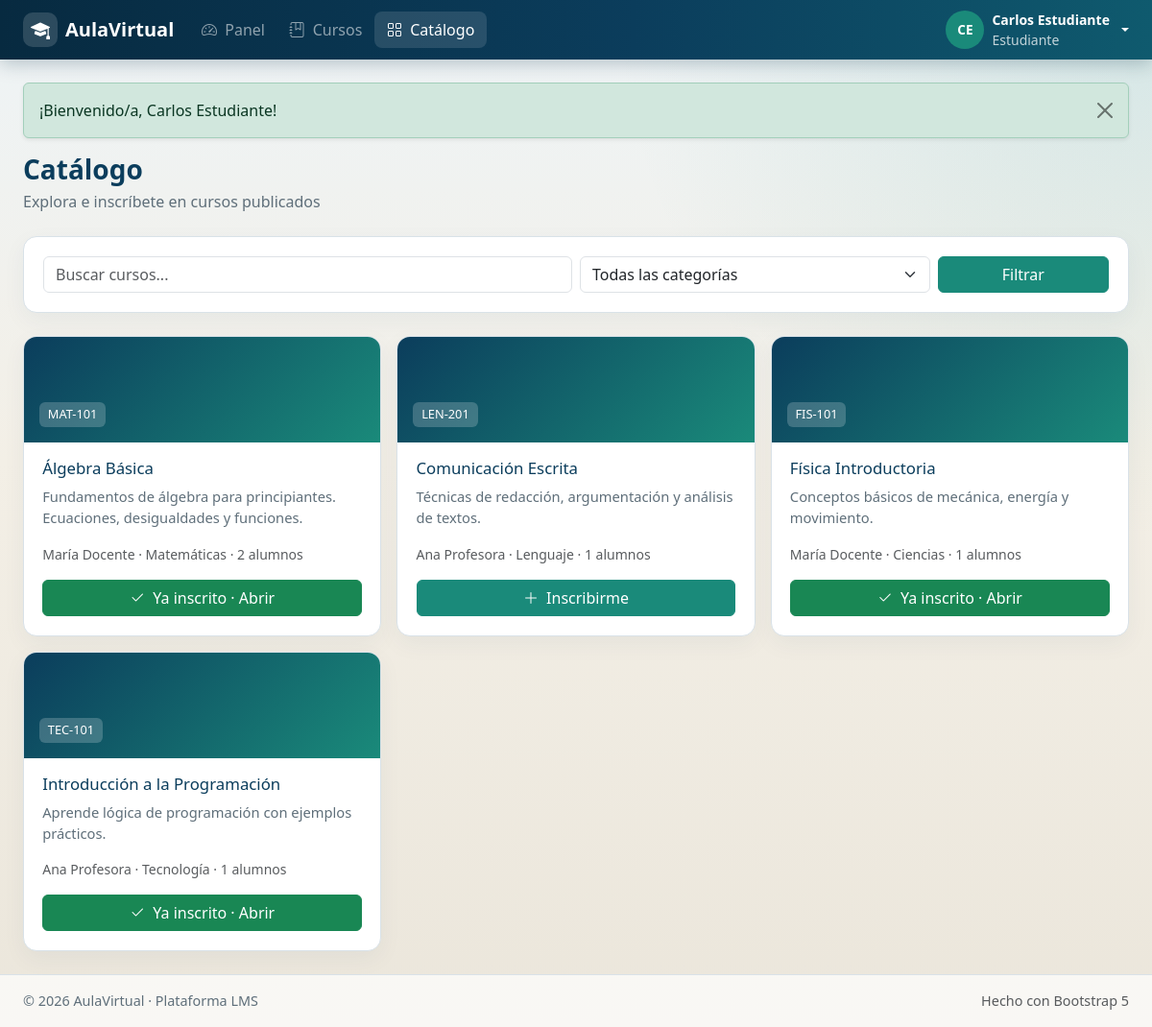
/catalogo.php (signed in), run on the app's committed database.
### tables this page shows
CREATE TABLE courses (
    id INT AUTO_INCREMENT PRIMARY KEY,
    category_id INT DEFAULT NULL,
    teacher_id INT NOT NULL,
    title VARCHAR(200) NOT NULL,
    code VARCHAR(30) NOT NULL UNIQUE,
    description TEXT DEFAULT NULL,
    image VARCHAR(255) DEFAULT NULL,
    status ENUM('draft','published','archived') NOT NULL DEFAULT 'draft',
    created_at TIMESTAMP DEFAULT CURRENT_TIMESTAMP,
    FOREIGN KEY (category_id) REFERENCES categories(id) ON DELETE SET NULL,
    FOREIGN KEY (teacher_id) REFERENCES users(id) ON DELETE CASCADE
);

CREATE TABLE users (
    id INT AUTO_INCREMENT PRIMARY KEY,
    name VARCHAR(120) NOT NULL,
    email VARCHAR(150) NOT NULL UNIQUE,
    password VARCHAR(255) NOT NULL,
    role ENUM('admin','teacher','student') NOT NULL DEFAULT 'student',
    avatar VARCHAR(255) DEFAULT NULL,
    bio TEXT DEFAULT NULL,
    status TINYINT(1) NOT NULL DEFAULT 1,
    created_at TIMESTAMP DEFAULT CURRENT_TIMESTAMP
);

CREATE TABLE categories (
    id INT AUTO_INCREMENT PRIMARY KEY,
    name VARCHAR(100) NOT NULL,
    description TEXT DEFAULT NULL,
    created_at TIMESTAMP DEFAULT CURRENT_TIMESTAMP
);

### includes/funciones.php (called while the page is built, shortened)
<?php
require_once __DIR__ . '/../config/base_datos.php';
function escapar(?string $valor): string
{
    return htmlspecialchars($valor ?? '', ENT_QUOTES, 'UTF-8');
}

### config/base_datos.php (called while the page is built, shortened)
<?php
class BaseDatos
{
    private static ?PDO $instancia = null;
    public static function obtenerConexion(): PDO
    {
        if (self::$instancia === null) {
            $dsn = 'mysql:host=' . BD_HOST . ';dbname=' . BD_NOMBRE . ';charset=' . BD_CHARSET;
            self::$instancia = new PDO($dsn, BD_USUARIO, BD_CLAVE, [
                PDO::ATTR_ERRMODE => PDO::ERRMODE_EXCEPTION,
                PDO::ATTR_DEFAULT_FETCH_MODE => PDO::FETCH_ASSOC,
                PDO::ATTR_EMULATE_PREPARES => false,
            ]);
        }
        return self::$instancia;
    }
}
function bd(): PDO
{
    return BaseDatos::obtenerConexion();
}

### catalogo.php (the view, shortened to what this page needs)
<?php
require_once __DIR__ . '/includes/funciones.php';
$usuario = usuario_actual();
$sql = 'SELECT c.*, u.name AS teacher_name, cat.name AS category_name,
               (SELECT COUNT(*) FROM enrollments e WHERE e.course_id = c.id) AS students,
               EXISTS(SELECT 1 FROM enrollments e WHERE e.course_id = c.id AND e.student_id = ? AND e.status = "active") AS enrolled
        FROM courses c
        JOIN users u ON u.id = c.teacher_id
        LEFT JOIN categories cat ON cat.id = c.category_id
        WHERE c.status = "published"';
$params = [$usuario['id']];
if ($q !== '') {
    $sql .= ' AND (c.title LIKE ? OR c.description LIKE ? OR c.code LIKE ?)';
    $like = '%' . $q . '%';
    array_push($params, $like, $like, $like);
}
$sql .= ' ORDER BY c.title';
$stmt = bd()->prepare($sql);
$stmt->execute($params);
$cursos = $stmt->fetchAll();
require_once __DIR__ . '/includes/encabezado.php';
?>
<div class="page-header">
    <div>
        <h1>Catálogo</h1>
        <p class="subtitle">Explora e inscríbete en cursos publicados</p>
    </div>
</div>
<div class="panel mb-4">
    <div class="panel-body">
        <form class="row g-2" method="get">
            <div class="col-md-6">
                <input type="text" name="buscar" class="form-control" value="<?= escapar($q) ?>" placeholder="Buscar cursos...">
            </div>
            <div class="col-md-4">
                <select name="categoria" class="form-select">
                    <option value="0">Todas las categorías</option>
                </select>
            </div>
            <div class="col-md-2">
                <button class="btn btn-primary w-100" type="submit">Filtrar</button>
            </div>
        </form>
    </div>
</div>
<div class="row g-3">
    <?php foreach ($cursos as $curso): ?>
    <div class="col-md-6 col-xl-4">
        <div class="course-card">
            <div class="course-banner"><span class="code"><?= escapar($curso['code']) ?></span></div>
            <div class="course-body">
                <h3><?= escapar($curso['title']) ?></h3>
                <p><?= escapar(mb_strimwidth($curso['description'] ?? '', 0, 110, '…')) ?></p>
                <div class="small text-muted mb-3">
                    <?= escapar($curso['teacher_name']) ?> · <?= escapar($curso['category_name'] ?? 'General') ?> · <?= (int) $curso['students'] ?> alumnos
                </div>
                <?php if ($curso['enrolled']): ?>
                    <a href="<?= URL_APP ?>/curso.php?id=<?= (int) $curso['id'] ?>" class="btn btn-success w-100"><i class="bi bi-check2 me-1"></i> Ya inscrito · Abrir</a>
                <?php else: ?>
                    <form method="post">
                        <button type="submit" class="btn btn-primary w-100"><i class="bi bi-plus-lg me-1"></i> Inscribirme</button>
                    </form>
                <?php endif; ?>
            </div>
        </div>
    </div>
    <?php endforeach; ?>
</div>
<?php require_once __DIR__ . '/includes/pie.php'; ?>

### assets/css/style.css (style rules this page uses)
:root { --av-navy: #0b3d5c; --av-navy-dark: #072a40; --av-teal: #1a8a7a; --av-teal-light: #e6f5f2; --av-sand: #f3efe6; --av-ink: #1c2a33; --av-muted: #5f6f7a; --av-border: #d9e2e8; --av-card: #ffffff; --av-radius: 14px; }
* { box-sizing: border-box; }
body { font-family: "Segoe UI", "Trebuchet MS", Candara, sans-serif; color: var(--av-ink); background: var(--av-sand); min-height: 100vh; }
.app-body { background: radial-gradient(circle at top right, rgba(26, 138, 122, 0.12), transparent 35%), linear-gradient(180deg, #eef4f7 0%, var(--av-sand) 45%, #ebe6db 100%); }
.page-header { display: flex; flex-wrap: wrap; justify-content: space-between; align-items: flex-start; gap: 1rem; margin-bottom: 1.5rem; }
.page-header h1 { font-size: 1.75rem; font-weight: 700; margin: 0; color: var(--av-navy); }
.page-header .subtitle { color: var(--av-muted); margin: 0.25rem 0 0; }
.panel { background: var(--av-card); border: 1px solid var(--av-border); border-radius: var(--av-radius); box-shadow: 0 8px 24px rgba(11, 61, 92, 0.05); overflow: hidden; }
.panel-body { padding: 1.25rem; }
.course-card { background: var(--av-card); border: 1px solid var(--av-border); border-radius: var(--av-radius); overflow: hidden; height: 100%; display: flex; flex-direction: column; box-shadow: 0 8px 24px rgba(11, 61, 92, 0.05); transition: transform 0.2s ease, box-shadow 0.2s ease; }
.course-card .course-banner { height: 110px; background: linear-gradient(135deg, var(--av-navy), var(--av-teal)); display: flex; align-items: flex-end; padding: 1rem; color: #fff; }
.course-card .course-banner .code { background: rgba(255,255,255,0.2); padding: 0.2rem 0.55rem; border-radius: 6px; font-size: 0.8rem; }
.course-card .course-body { padding: 1.1rem 1.2rem 1.25rem; flex: 1; display: flex; flex-direction: column; }
.course-card h3 { font-size: 1.05rem; margin: 0 0 0.5rem; color: var(--av-navy); }
.course-card p { color: var(--av-muted); font-size: 0.92rem; flex: 1; }
.btn-primary { --bs-btn-bg: var(--av-teal); --bs-btn-border-color: var(--av-teal); --bs-btn-hover-bg: #157567; --bs-btn-hover-border-color: #157567; --bs-btn-active-bg: #12685c; --bs-btn-active-border-color: #12685c; }

### data on the page
courses: code "MAT-101", title "Álgebra Básica", description "Fundamentos de álgebra para principiantes. Ecuaciones, desigualdades y funciones.", teacher.name "María Docente", category.name "Matemáticas", students "2"
courses: code "LEN-201", title "Comunicación Escrita", description "Técnicas de redacción, argumentación y análisis de textos.", teacher.name "Ana Profesora", category.name "Lenguaje", students "1"
courses: code "FIS-101", title "Física Introductoria", description "Conceptos básicos de mecánica, energía y movimiento.", teacher.name "María Docente", category.name "Ciencias", students "1"
courses: code "TEC-101", title "Introducción a la Programación", description "Aprende lógica de programación con ejemplos prácticos.", teacher.name "Ana Profesora", category.name "Tecnología", students "1"

### other printed values
escapar(NOMBRE_APP) "AulaVirtual"
escapar(iniciales($usuario['name'])) "CE"
escapar($usuario['name']) "Carlos Estudiante"
escapar(etiqueta_rol($usuario['role'])) "Estudiante"
escapar($mensaje['mensaje']) "¡Bienvenido/a, Carlos Estudiante!"
